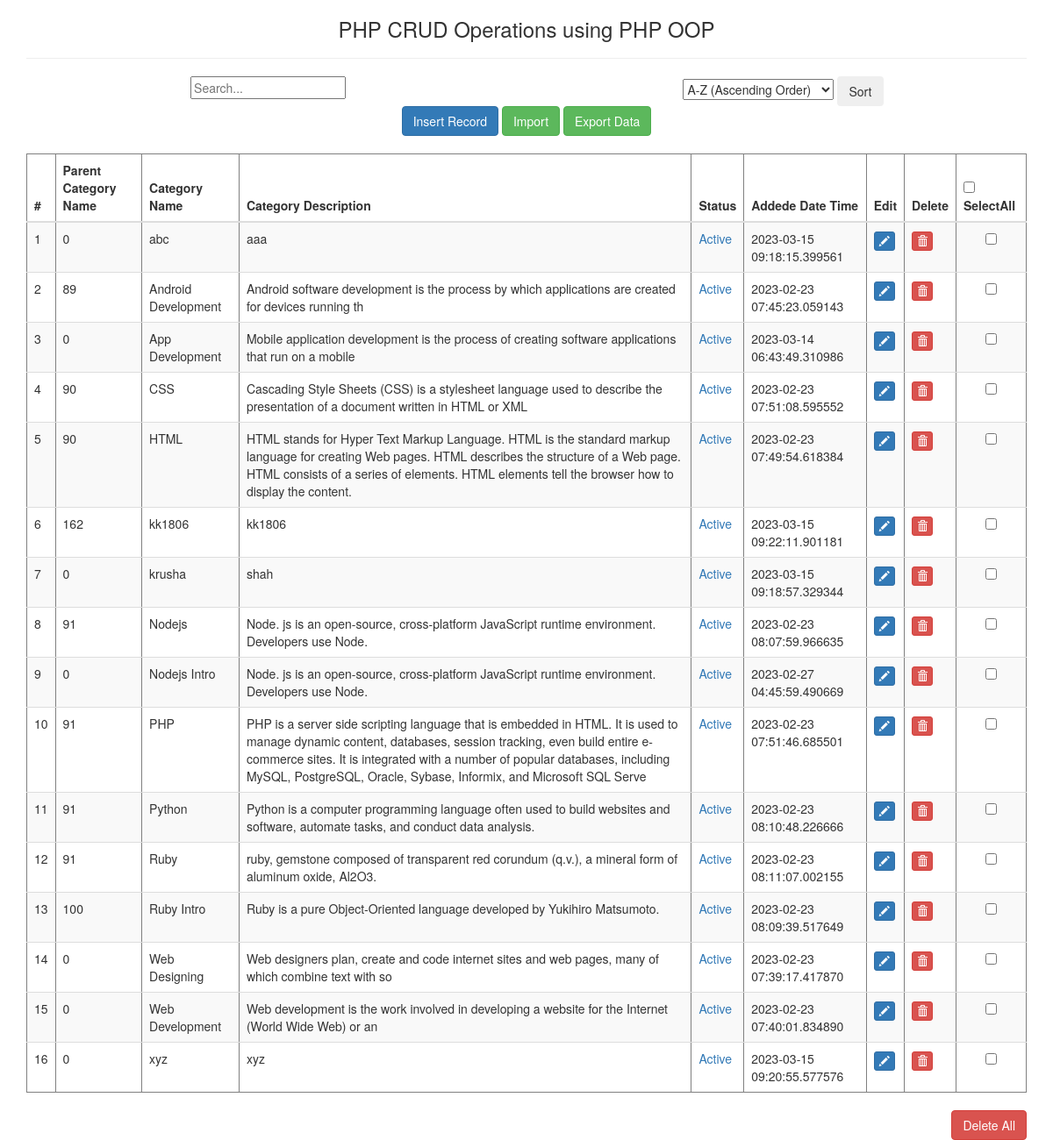
The page / on the database its author committed.
### tables this page shows
CREATE TABLE `categories` (
  `id` int(11) NOT NULL,
  `parent_id` int(11) NOT NULL,
  `category_name` varchar(30) NOT NULL,
  `category_description` varchar(500) NOT NULL,
  `status` varchar(6) NOT NULL,
  `added_datetime` timestamp(6) NOT NULL DEFAULT current_timestamp(6) ON UPDATE current_timestamp(6)
);

### index.php (the view, shortened to what this page needs)
<?php
include 'db.php';
?>
<!DOCTYPE html>
<html lang="en">
<head>
    <link href="https://maxcdn.bootstrapcdn.com/bootstrap/3.3.0/css/bootstrap.min.css" rel="stylesheet">
</head>
<body>
    <div class="container" align="center">
        <div class="row">
            <div class="col-md-12">
                <h3>PHP CRUD Operations using  PHP OOP</h3> <hr />
                    <div class="row">
                        <div class="col-md-6">
                            <input type="text" name="search" id="search" placeholder="Search...">&nbsp;
                        </div>
                        <div class="col-md-6">
                            <form action="" method="GET">
                                    <select name="sort_alphabet" >
                                        <option value="a-z" <?php if(isset($_GET['sort_alphabet']) && $_GET['sort_alphabet'] == "a-z" ){ echo "selected"; } ?> >A-Z (Ascending Order)</option>
                                    </select>
                                    <button type="btnsubmit" class="input-group-text btn btn-secondary" id="basic-addon2">Sort</button>
                            </form>
                        </div>
                        <div class="col-md-12">
                            <a href="insert.php"><button class="btn btn-primary"> Insert Record</button>
                            </a>
                            <a href="javascript:void(0);" class="btn btn-success" onclick="formToggle('importFrm');"><i class="plus"></i>Import</a>
                            <a href="export.php" class="btn btn-success"><i class="dwn"></i>Export Data</a>
                        </div>
                    </div>
                    <br>
            <div class="table-responsive">
            <form action="" method="post">
                <table id="myTable" border="1" class="table table-bordred table-striped">
                    <thead>
                        <th>#</th>
                        <th>Parent Category Name</th>
                        <th>Category Name</th>
                        <th>Category Description</th>
                        <th>Status</th>
                        <th>Addede Date Time</th>
                        <th>Edit</th>
                        <th>Delete</th>
                        <th>
                            <input type="checkbox" id="select_all" /> SelectAll
                        </th>
                    </thead>
                    <tbody>
                        <?php
                            $sort_option = "";
                            $query = "select * from categories order by category_name $sort_option";
                            $query_run = mysqli_query($con, $query);
                            $cnt = 1;
                            if(mysqli_num_rows($query_run) > 0)
                            {
                                foreach($query_run as $row)
                                {
                                    ?>
                                        <tr>
                                            <td><?php echo $cnt; $cnt++;?></td>
                                            <td><?php echo htmlentities($row['parent_id']);?></td>
                                            <td><?php echo htmlentities($row['category_name']);?></td>
                                            <td><?php echo htmlentities($row['category_description']);?></td>
                                            <td><a href="?stid=<?php echo $row["id"];?>&status=<?php echo $row["status"];?>"><?php echo $row["status"];?></td>
                                            <td><?php echo htmlentities($row['added_datetime']);?></td>
                                                <td>
                                <a href="update.php?id=<?php echo htmlentities($row['id']);?>" class="btn btn-primary btn-xs"><span class="glyphicon glyphicon-pencil"></span></a>
                            </td>
                            <td>
                                <a href="index.php?del=<?php echo htmlentities($row['id']);?>" class="btn btn-danger btn-xs" onClick="return confirm('Do you really want to delete');"><span class="glyphicon glyphicon-trash"></span></a>
                            </td>
                                            <td align="center"><input type="checkbox" class="checkbox" name="ids[]" value="<?php echo htmlentities($row['id']);?>"/></td>
                                        </tr>
                                    <?php
                                }
                            }
                                ?>
                    </tbody>
                </table>
                <input type="submit" name="submit" value="Delete All" class="btn btn-danger btn-md pull-right" onClick="return confirm('Are you sure you want to delete?');" >
</div>
            </div>
        </div>
    </div>
</body>
</html>

### rows shown on the page
categories: parent "0", category_name "abc", category_description "aaa", status "Active", added_datetime "2023-03-15 09:18:15.399561"
categories: parent "89", category_name "Android Development", category_description "Android software development is the process by which applications are created for devices running th", status "Active", added_datetime "2023-02-23 07:45:23.059143"
categories: parent "0", category_name "App Development", category_description "Mobile application development is the process of creating software applications that run on a mobile", status "Active", added_datetime "2023-03-14 06:43:49.310986"
categories: parent "90", category_name "CSS", category_description "Cascading Style Sheets (CSS) is a stylesheet language used to describe the presentation of a document written in HTML or XML", status "Active", added_datetime "2023-02-23 07:51:08.595552"
categories: parent "90", category_name "HTML", category_description "HTML stands for Hyper Text Markup Language. HTML is the standard markup language for creating Web pages. HTML describes the structure of a Web page. HTML consists of a series of elements. HTML elements tell the browser how to display the content.", status "Active", added_datetime "2023-02-23 07:49:54.618384"
categories: parent "162", category_name "kk1806", category_description "kk1806", status "Active", added_datetime "2023-03-15 09:22:11.901181"
categories: parent "0", category_name "krusha", category_description "shah", status "Active", added_datetime "2023-03-15 09:18:57.329344"
categories: parent "91", category_name "Nodejs", category_description "Node. js is an open-source, cross-platform JavaScript runtime environment. Developers use Node.", status "Active", added_datetime "2023-02-23 08:07:59.966635"
categories: parent "0", category_name "Nodejs Intro", category_description "Node. js is an open-source, cross-platform JavaScript runtime environment. Developers use Node.", status "Active", added_datetime "2023-02-27 04:45:59.490669"
categories: parent "91", category_name "PHP", category_description "PHP is a server side scripting language that is embedded in HTML. It is used to manage dynamic content, databases, session tracking, even build entire e-commerce sites. It is integrated with a number of popular databases, including MySQL, PostgreSQL, Oracle, Sybase, Informix, and Microsoft SQL Serve", status "Active", added_datetime "2023-02-23 07:51:46.685501"
categories: parent "91", category_name "Python", category_description "Python is a computer programming language often used to build websites and software, automate tasks, and conduct data analysis.", status "Active", added_datetime "2023-02-23 08:10:48.226666"
categories: parent "91", category_name "Ruby", category_description "ruby, gemstone composed of transparent red corundum (q.v.), a mineral form of aluminum oxide, Al2O3.", status "Active", added_datetime "2023-02-23 08:11:07.002155"
categories: parent "100", category_name "Ruby Intro", category_description "Ruby is a pure Object-Oriented language developed by Yukihiro Matsumoto.", status "Active", added_datetime "2023-02-23 08:09:39.517649"
categories: parent "0", category_name "Web Designing", category_description "Web designers plan, create and code internet sites and web pages, many of which combine text with so", status "Active", added_datetime "2023-02-23 07:39:17.417870"
categories: parent "0", category_name "Web Development", category_description "Web development is the work involved in developing a website for the Internet (World Wide Web) or an", status "Active", added_datetime "2023-02-23 07:40:01.834890"
categories: parent "0", category_name "xyz", category_description "xyz", status "Active", added_datetime "2023-03-15 09:20:55.577576"
